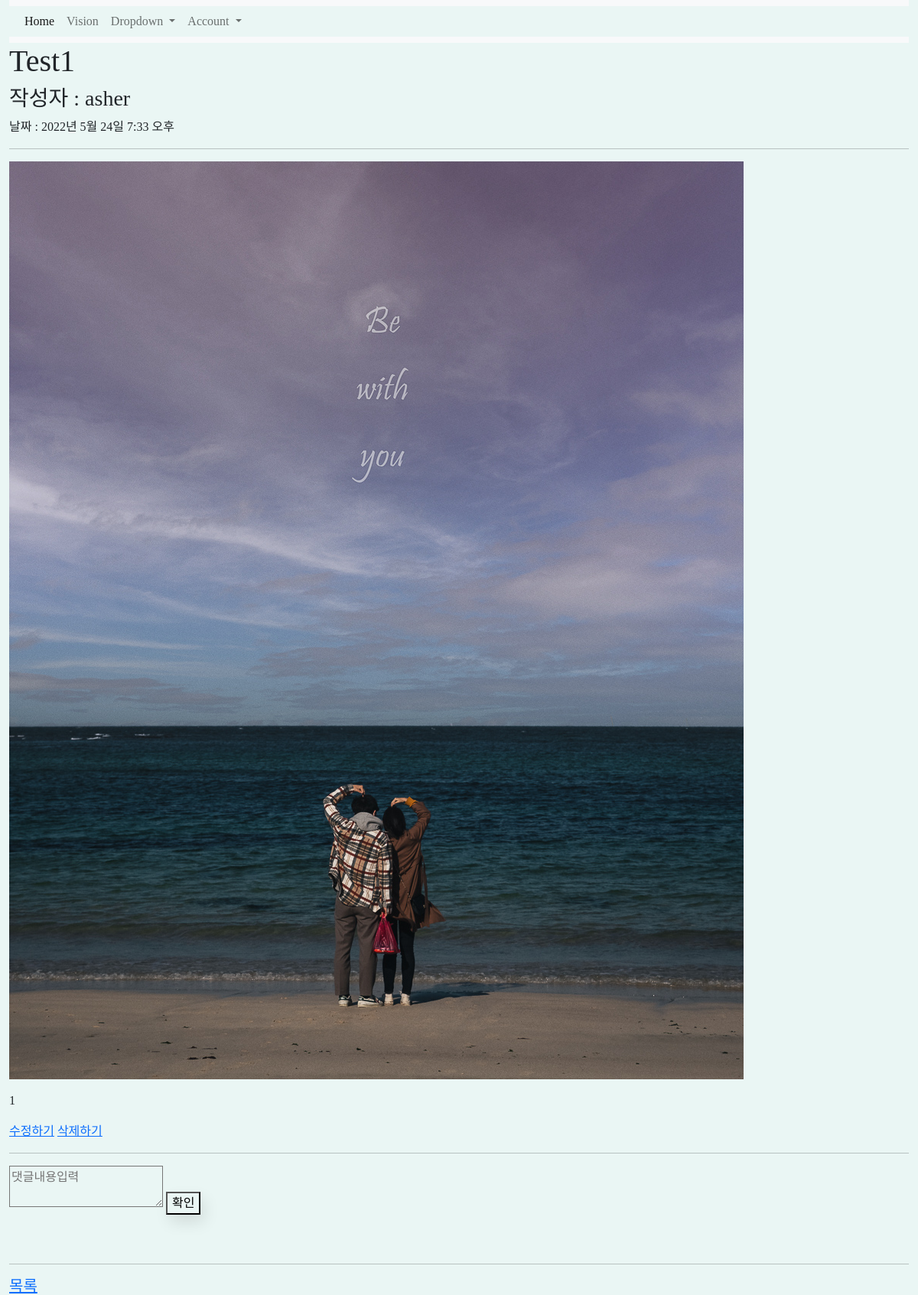
The page /1 on the database its author committed.
### main/models.py (models this page shows, shortened)
class Post(models.Model):
    id = models.AutoField(primary_key=True)
    title = models.CharField(max_length=200)
    writer = models.ForeignKey(User, on_delete=models.CASCADE)
    pub_date = models.DateTimeField()
    body = models.TextField()
    image = models.ImageField(upload_to="post/", blank=True, null=True)

### main/views.py (the view)
# urls.py: path('<str:id>', detail, name="detail"),
def detail(request, id):
    post = get_object_or_404(Post, pk=id)
    all_comments = post.comments.all().order_by('-created_at')
    return render(request, 'main/detail.html', {'post': post, 'comments': all_comments})

### main/templates/main/detail.html (shortened to what this page needs)
{% extends 'base.html' %}
{% load static %}
{% block content %}
    <h1>{{post.title}}</h1>
{% if post.writer %}
    {% if 'user' in post.writer.username %}
    <h3>작성자 : {{ post.writer.last_name }} {{ post.writer.first_name }}</h3>
    {% else %}
    <h3>작성자 : {{ post.writer }}</h3>
    {% endif %}
{% else %}
    <h3>작성자 : 알 수 없음</h3>
{% endif %}
    날짜 : {{post.pub_date}}
<hr>
{% if post.image %}
<p><img src="{{post.image.url}}" alt="사진"></p>
{% endif %}
<p>{{post.body}}</p>
    <a href="{% url 'main:edit' post.id %}">수정하기</a>
    <a href="{% url 'main:delete' post.id %}">삭제하기</a>
<br><hr>
<div>
    <form action="{%url 'main:create_comment' post.id%}" method="POST">
    <textarea name="content" placeholder="댓글내용입력"></textarea>
    <input type="submit" value="확인">
    </form>
</div>
<br><br>
<hr>
<h5><a href="{% url 'main:posts' %}">목록</a></h5>
{% endblock %}

### basic/static/css/show.css (style rules this page uses)
* { background-color: #eaf6f4; font-family: 'Cormorant Garamond'; }
input { box-shadow: 5px 10px 20px 0 rgba(0, 0, 0, 0.1); text-align: center; }

### rows shown on the page
Post: title "Test1", writer "asher", pub_date "2022년 5월 24일 7:33 오후", image (picture), body "1"
